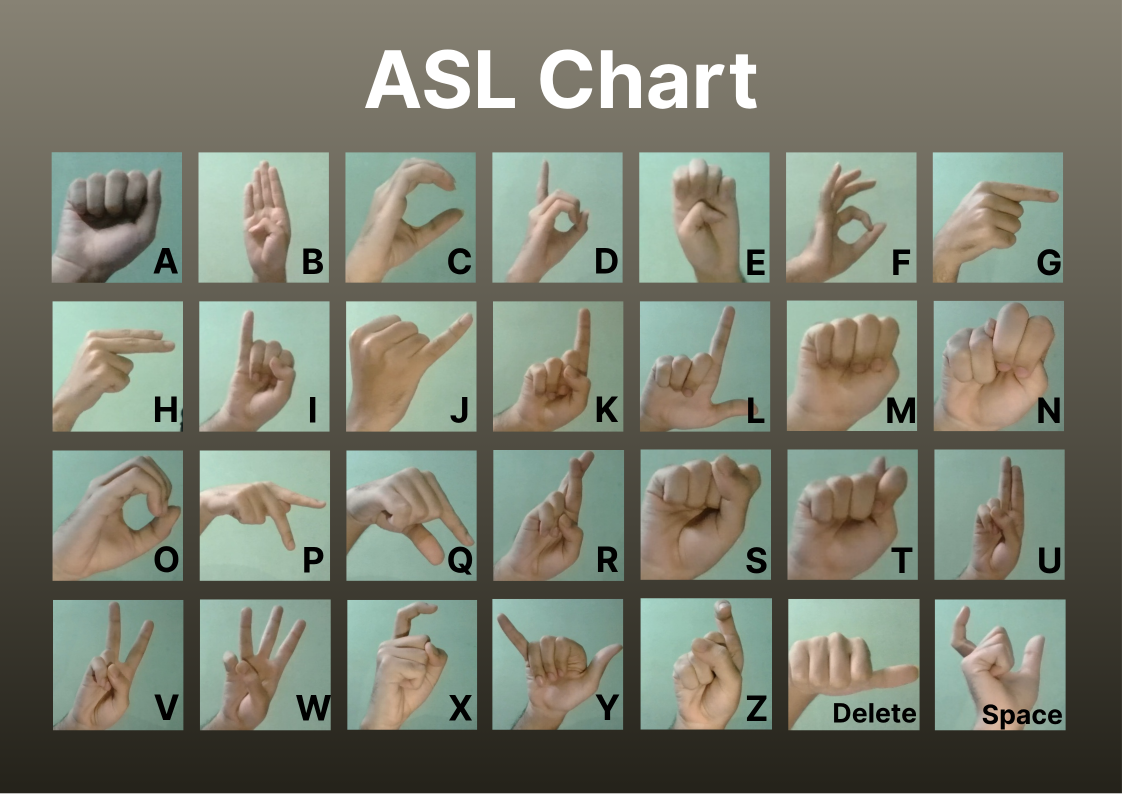
#> input picture media/ASL Chart.png, 2245 x 1587 px (shown at 1/2 size); its folder holds only this picture in this run
$ python -i preprocessing.py   (imports and definitions only)
#> lines starting #> are read from the running program, lines starting #| are printed output that depends on the picture; after the words box and inside, x2 and y2 are one past the last pixel; in counts of white or black regions, pixels touching at a corner belong together
import os
import cv2
import numpy as np

#initialize parameters
label = 'A' #change label for each subfolder
INPUT = f'dataset/{label}'
OUTPUT = f'processed/{label}'
TARGET_SIZE = (128,128)
THRESHOLD = 130

# [1 line not run here, left out]
# [1 line that did not run here, left out]

def remove_noise(img, min_area=100):
    #function to remove random specks and noise from the image

#> called with min_area = 100
    inverted_img = cv2.bitwise_not(img)
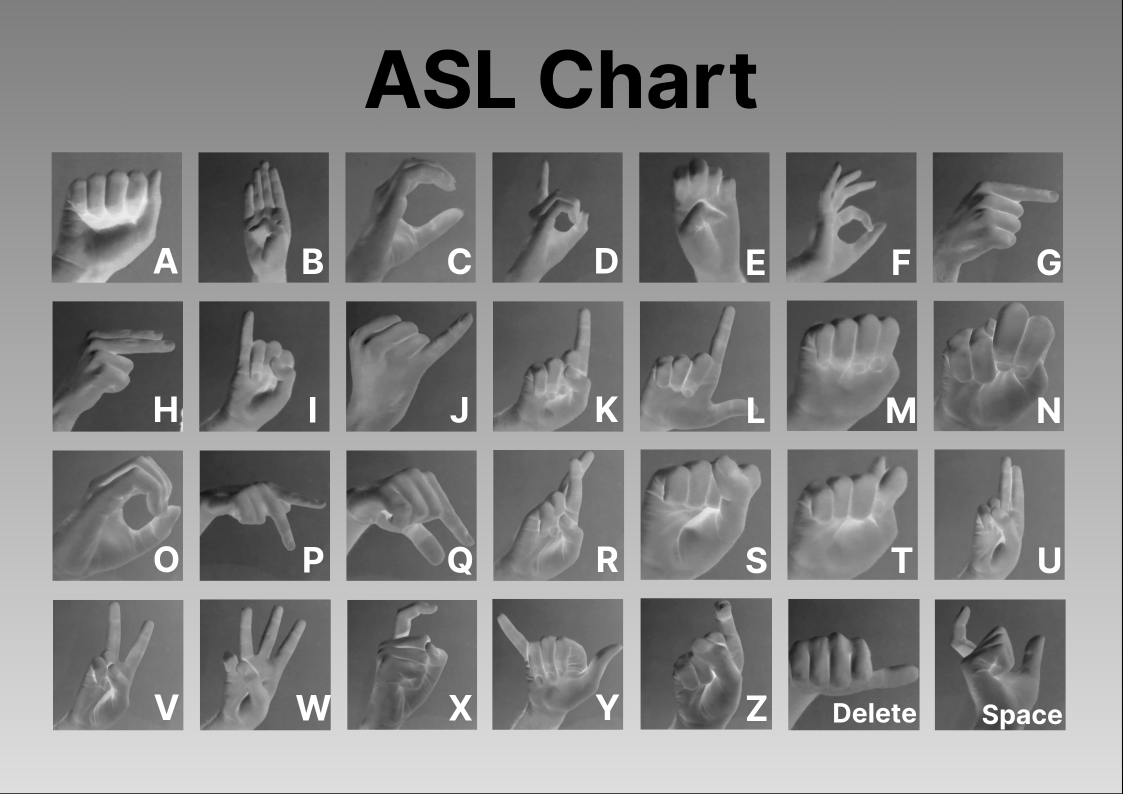
#> inverted_img: shape (1587, 2245) (shown at 1/2 size); min 0, max 255, mean 133.2
    num_labels, labels, stats, _ = cv2.connectedComponentsWithStats(inverted_img, connectivity=8)
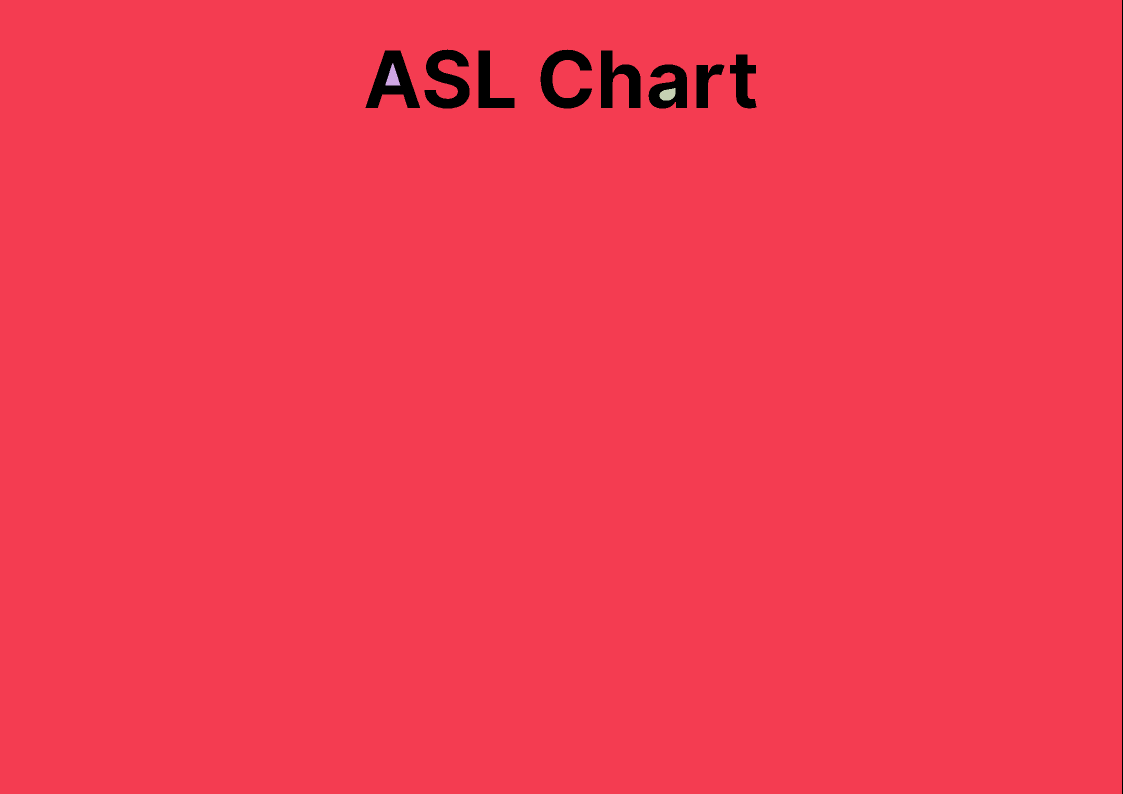
#> labels: shape (1587, 2245) int32 (shown at 1/2 size); 4 distinct labels, from 0 to 3; one colour per label, 0 black
#> num_labels = 4; stats = [[731, 0, 1514, 1587, 37722], [0, 0, 2244, 1587, 3523767], [771, 127, 30, 44, 720], [1319, 176, 32, 25, 606]]
    cleaned = np.zeros_like(img)

    for i in range(1, num_labels):
        area = stats[i, cv2.CC_STAT_AREA]
        if area >= min_area:
            cleaned[labels == i] = 255
#> this loop made 3 passes
#> area on passes 1 to 3: 3523767, 720, 606
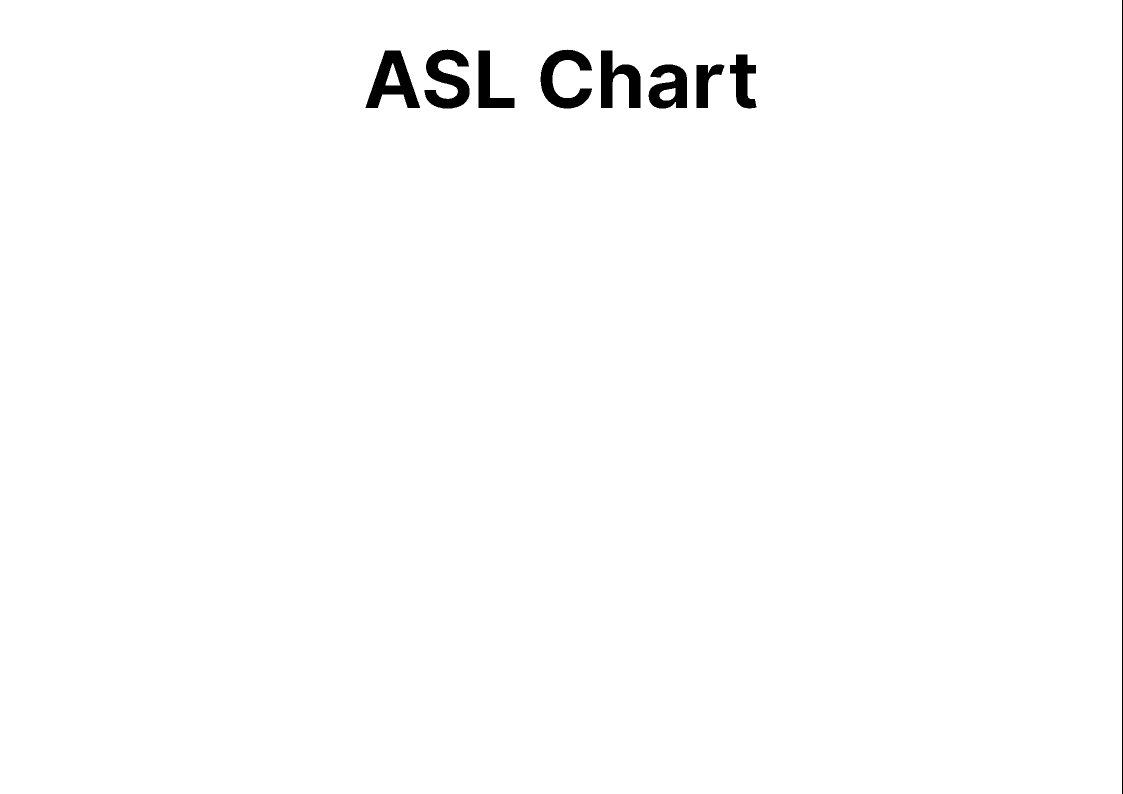
#> cleaned: shape (1587, 2245) (shown at 1/2 size); 98.9% white; 9 black regions, largest, box (x1, y1, x2, y2) and area: (731, 101, 840, 216) 5971, (849, 99, 939, 217) 5773, (1081, 99, 1184, 217) 5515

    return cv2.bitwise_not(cleaned)
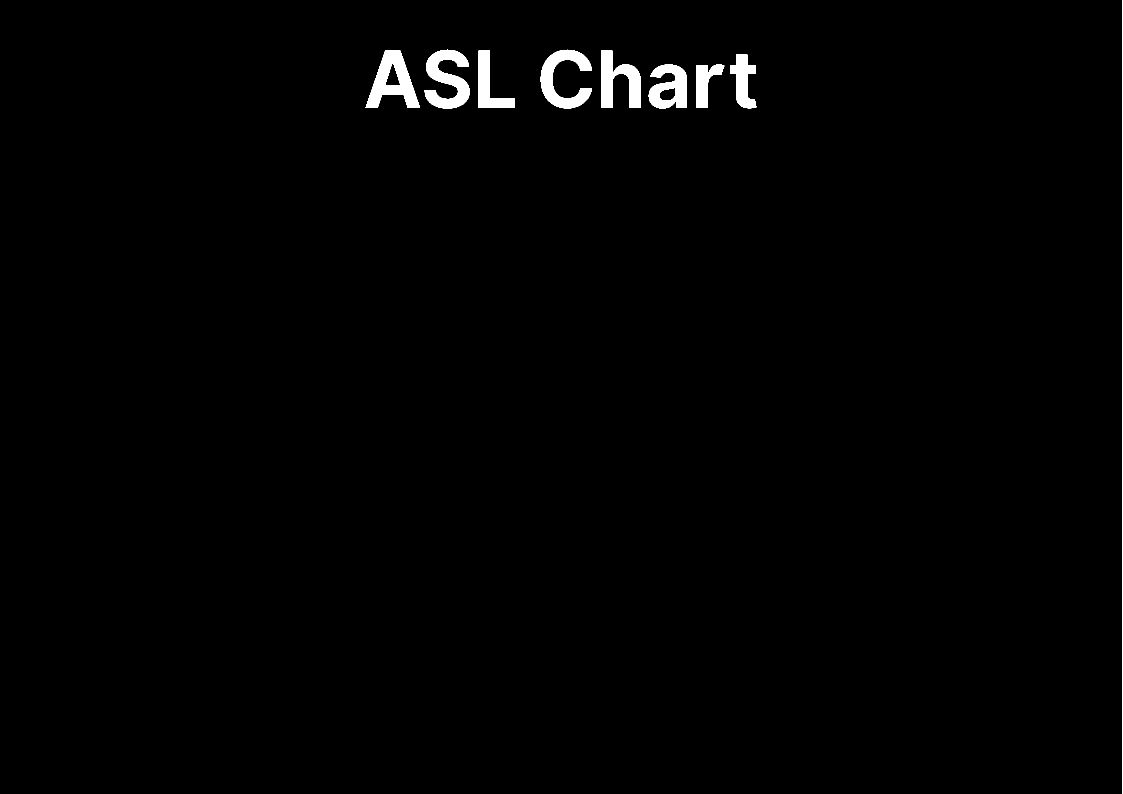
#> returned value: shape (1587, 2245) (shown at 1/2 size); 1.1% white; 9 white regions, largest, box (x1, y1, x2, y2) and area: (731, 101, 840, 216) 5971, (849, 99, 939, 217) 5773, (1081, 99, 1184, 217) 5515


# [19 lines not run here, left out]

>>> import cv2
>>> picture = cv2.imread('../media/ASL Chart.png', cv2.IMREAD_GRAYSCALE)
>>> result = remove_noise(picture)
